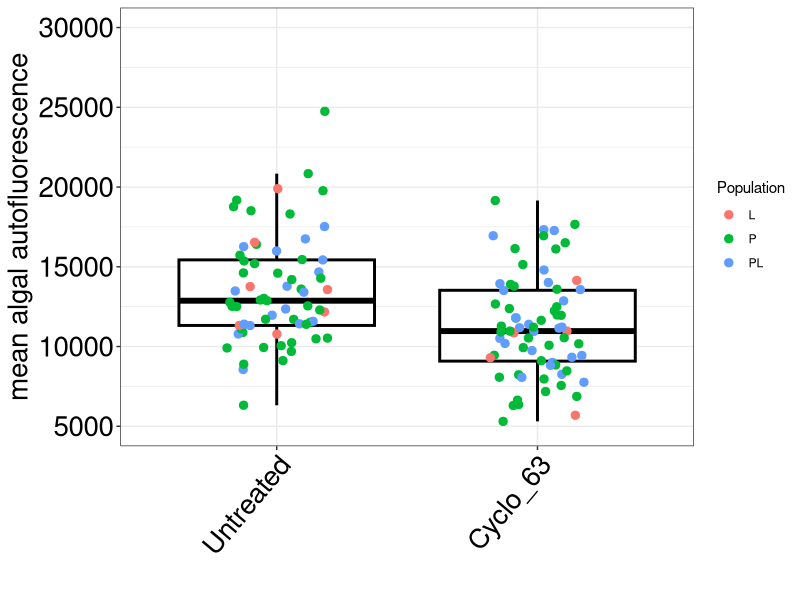
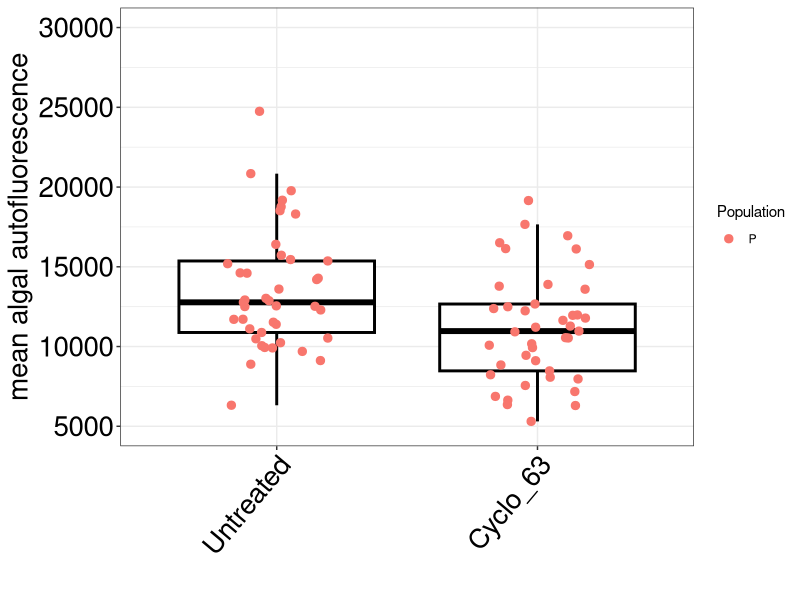
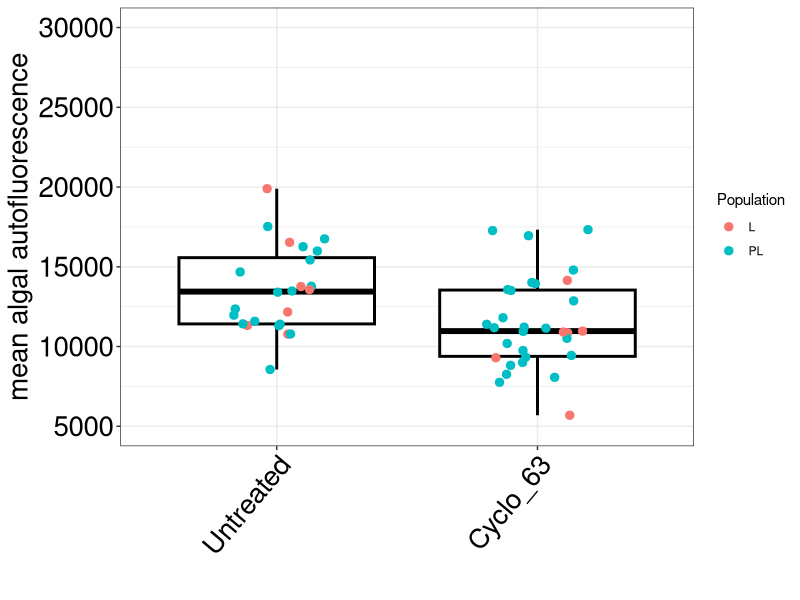
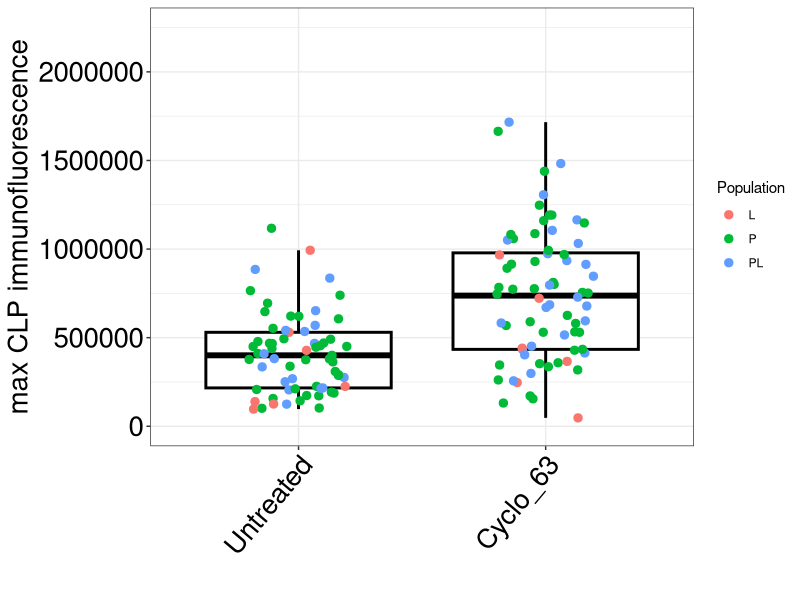
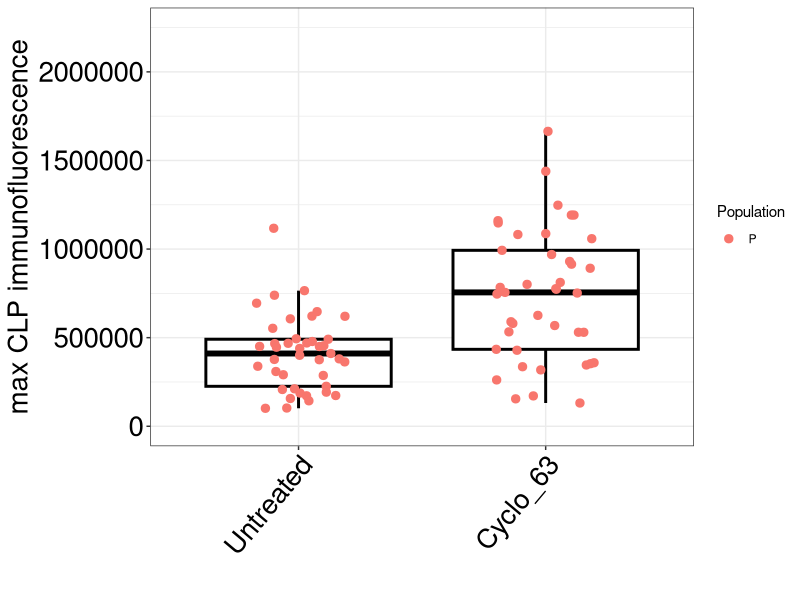
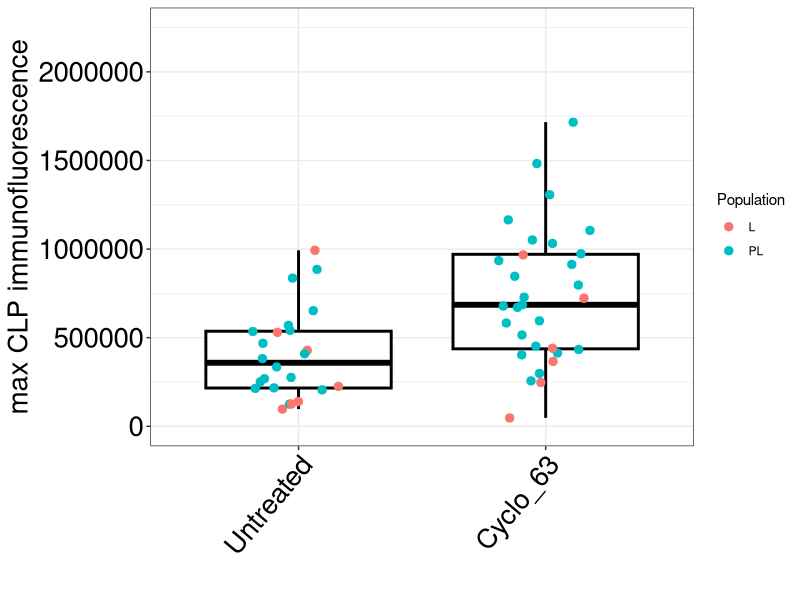

The R source for these figures, in order:
# Clear environment # 

rm(list = ls())

library(ggplot2)
library(dplyr)
library(readxl)
line <- "black"

# Update path to correct directory # 

scan <- read_excel("scanR_all_merged_output_v1.xlsx")

# Format data # 

scan %>% group_by(Condition2, Channel, CellID, Population)
scanA <- scan[which(scan$Channel == "Algae"), ]
scanC <- scan[which(scan$Channel == "CLP"), ]


# ALGAL FLUORESCENCE #

p1 <- ggplot(subset(scanA, Population %in% c("P", "PL", "L")),
             aes(x = Condition2, y = Mean)) +
  geom_boxplot(colour = line, outlier.shape = NA, size =1) + 
  geom_point(aes(x = Condition2, y = Mean, colour = Population),
             position = position_jitter(width =.2), size = 2.5) +
  scale_y_continuous(name = "mean algal autofluorescence",
                     breaks = seq(0, 30000, 5000),
                     limits = c(5000, 30000)) +
  scale_x_discrete(limits = c("Untreated", "Cyclo_63"),
                   name = "") +
  theme_bw() +
  theme(axis.text = element_text(size = 20, colour = line),
        axis.title = element_text(size = 20),
        axis.text.x = element_text(angle = 50, hjust = 1))


p1.1 <- ggplot(subset(scanA, Population %in% c("P")),
             aes(x = Condition2, y = Mean)) +
  geom_boxplot(colour = line, outlier.shape = NA, size =1) + 
  geom_point(aes(x = Condition2, y = Mean, colour = Population),
             position = position_jitter(width =.2), size = 2.5) +
  scale_y_continuous(name = "mean algal autofluorescence",
                     breaks = seq(0, 30000, 5000),
                     limits = c(5000, 30000)) +
  scale_x_discrete(limits = c("Untreated", "Cyclo_63"),
                   name = "") +
  theme_bw() +
  theme(axis.text = element_text(size = 20, colour = line),
        axis.title = element_text(size = 20),
        axis.text.x = element_text(angle = 50, hjust = 1))


p1.2 <- ggplot(subset(scanA, Population %in% c("PL", "L")),
               aes(x = Condition2, y = Mean)) +
  geom_boxplot(colour = line, outlier.shape = NA, size =1) + 
  geom_point(aes(x = Condition2, y = Mean, colour = Population),
             position = position_jitter(width =.2), size = 2.5) +
  scale_y_continuous(name = "mean algal autofluorescence",
                     breaks = seq(0, 30000, 5000),
                     limits = c(5000, 30000)) +
  scale_x_discrete(limits = c("Untreated", "Cyclo_63"),
                   name = "") +
  theme_bw() +
  theme(axis.text = element_text(size = 20, colour = line),
        axis.title = element_text(size = 20),
        axis.text.x = element_text(angle = 50, hjust = 1))


# CLP FLUORESCENCE #

p2 <- ggplot(subset(scanC, Population %in% c("P", "PL", "L")),
             aes(x = Condition2, y = Max)) +
  geom_boxplot(colour = line, outlier.shape = NA, size =1) + 
  geom_point(aes(x = Condition2, y = Max, colour = Population),
             position = position_jitter(width =.2), size = 2.5) +
  scale_y_continuous(name = "max CLP immunofluorescence",
                     breaks = seq(0, 2000000, 500000),
                     limits = c(0, 2250000)) +
  scale_x_discrete(limits = c("Untreated", "Cyclo_63"),
                   name = "") +
  theme_bw() +
  theme(axis.text = element_text(size = 20, colour = line),
        axis.title = element_text(size = 20),
        axis.text.x = element_text(angle = 50, hjust = 1))



p2.1 <- ggplot(subset(scanC, Population %in% c("P")),
               aes(x = Condition2, y = Max)) +
  geom_boxplot(colour = line, outlier.shape = NA, size =1) + 
  geom_point(aes(x = Condition2, y = Max, colour = Population),
             position = position_jitter(width =.2), size = 2.5) +
  scale_y_continuous(name = "max CLP immunofluorescence",
                     breaks = seq(0, 2000000, 500000),
                     limits = c(0, 2250000)) +
  scale_x_discrete(limits = c("Untreated", "Cyclo_63"),
                   name = "") +
  theme_bw() +
  theme(axis.text = element_text(size = 20, colour = line),
        axis.title = element_text(size = 20),
        axis.text.x = element_text(angle = 50, hjust = 1))


p2.2 <- ggplot(subset(scanC, Population %in% c("PL", "L")),
               aes(x = Condition2, y = Max)) +
  geom_boxplot(colour = line, outlier.shape = NA, size =1) + 
  geom_point(aes(x = Condition2, y = Max, colour = Population),
             position = position_jitter(width =.2), size = 2.5) +
  scale_y_continuous(name = "max CLP immunofluorescence",
                     breaks = seq(0, 2000000, 500000),
                     limits = c(0, 2250000)) +
  scale_x_discrete(limits = c("Untreated", "Cyclo_63"),
                   name = "") +
  theme_bw() +
  theme(axis.text = element_text(size = 20, colour = line),
        axis.title = element_text(size = 20),
        axis.text.x = element_text(angle = 50, hjust = 1))



#########
# Stats #
#########

# Prepare datasets # 

scanA_PPLL <- scanA[which(scanA$Population == "P" |
                            scanA$Population == "PL" |
                            scanA$Population == "L"), ]

scanA_P <- scanA[which(scanA$Population == "P"), ]

scanA_PLL <- scanA[which(scanA$Population == "PL" |
                           scanA$Population == "L"), ]


scanC_PPLL <- scanC[which(scanC$Population == "P" |
                            scanC$Population == "PL" |
                            scanC$Population == "L"), ]

scanC_P <- scanC[which(scanC$Population == "P"), ]

scanC_PLL <- scanC[which(scanC$Population == "PL" |
                           scanC$Population == "L"), ]


# Set order, so that 'untreated' is the first comparison #

scanA$Condition2 <- factor(scanA$Condition2, levels = c("Untreated", "Cyclo_63"))
scanC$Condition2 <- factor(scanC$Condition2, levels = c("Untreated", "Cyclo_63"))

a = scanA_PPLL
b = scanA_P
c = scanA_PLL

d = scanC_PPLL
e = scanC_P
f = scanC_PLL


# Stats summaries #

s1 <- summary(lm(Mean ~ Condition2, data = a))
s2 <- summary(lm(Mean ~ Condition2, data = b))
s3 <- summary(lm(Mean ~ Condition2, data = c))

s4 <- summary(lm(Max ~ Condition2, data = d))
s5 <- summary(lm(Max ~ Condition2, data = e))
s6 <- summary(lm(Max ~ Condition2, data = f))